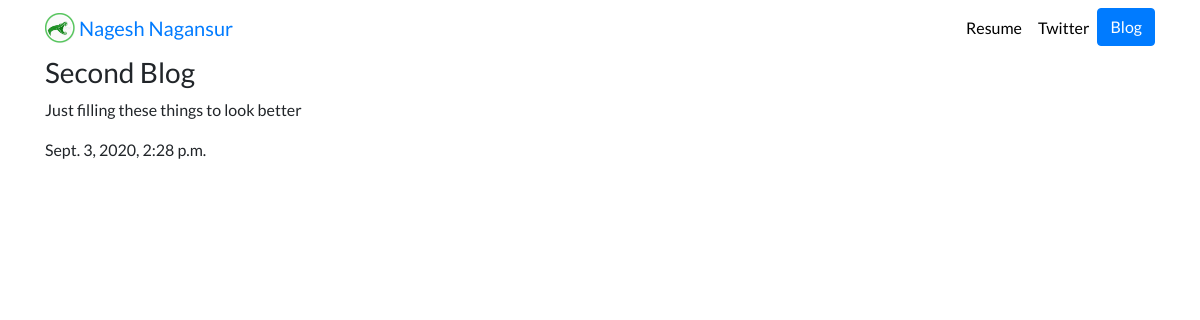
/blog/8, run on the app's committed database.
### blog/models.py (models this page shows, shortened)
class blog(models.Model):
    title= models.CharField(max_length=50)
    discription=models.TextField()
    date = models.DateTimeField(auto_now_add=True)

### blog/views.py (the view)
def detail(request,blog_id):
    blog=get_object_or_404(models.blog,pk=blog_id)
    return render(request,"blog/detail.html",{"blog_id":blog})

### blog/templates/blog/detail.html
{% extends 'portfolio_app/base.html' %}
{% block content %}
<h3>{{blog_id.title}}</h3>
<p>{{blog_id.discription}}</p>
<p>{{blog_id.date}}</p>
{%   endblock       %}

### portfolio_app/static/portfolio_app/custom.css (style rules this page uses)
body { font-family: 'Lato', sans-serif; }

### data on the page
blog: title "Second Blog", discription "Just filling these things to look better", date "Sept. 3, 2020, 2:28 p.m."
